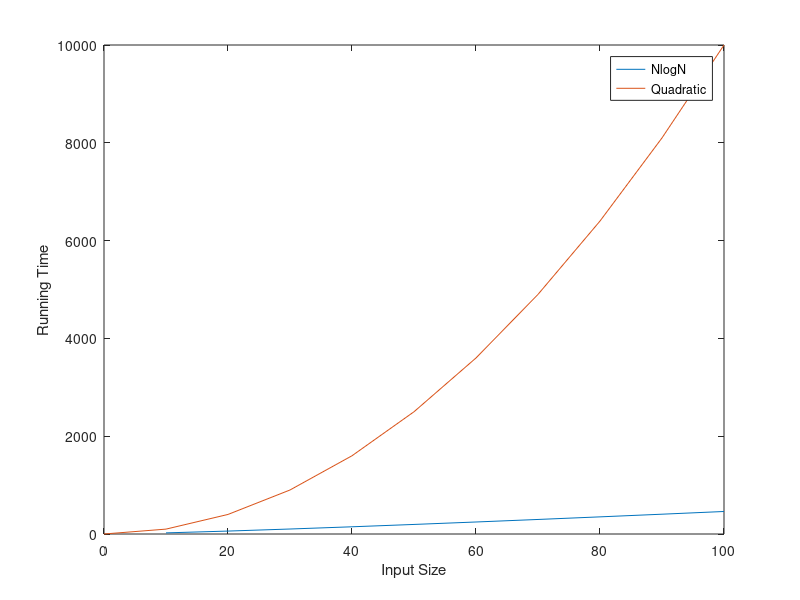

Source code (MATLAB):
N = 0:10:100;
%
y1 = log(N); %logN 
%y2 = (log(N))^2; %log2N 
y3 = N;
y4 = N.*log(N);
y5 = N.^2;
y6 = N.^3;
y7= 2.^N;

%semilogy(N, y4, '-', N, y5);
plot(N, y4, '-', N, y5);
xlabel('Input Size')
ylabel('Running Time')
legend('NlogN', 'Quadratic')
